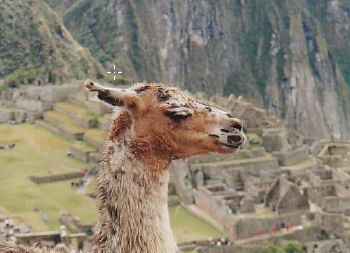
%> input picture Code/FWQ/显著性图/ex1.png, 350 x 253 px
$ octave ROI_Selection_for_SaliencyMaps.m   (GNU Octave 9; MATLAB toolbox functions it lacks are replaced by stand-ins)
%> lines starting %> are read from the running program, lines starting %| are printed output that depends on the picture; in (x1, y1, x2, y2) boxes, pixels count from 0 and x2, y2 are one past the last pixel; in counts of white or black regions, pixels touching at a corner belong together; the program's own positions count from 1
### Code/FWQ/显著性图/rescale.m
function y = rescale(x,a,b)
% rescale - rescale data in [a,b]
%
%   y = rescale(x,a,b);
%
%   Copyright (c) 2004 Gabriel Peyr?
if nargin<2
    a = 0;
end
if nargin<3
    b = 1;
end
m = min(x(:));
M = max(x(:));
if M-m<eps
    y = x;
else
    y = (b-a) * (x-m)/(M-m) + a;
end

### Code/FWQ/显著性图/ROI_Selection_for_SaliencyMaps.m

% https://ww2.mathworks.cn/matlabcentral/fileexchange/43558-roi-selection-for-saliency-maps
%----------------------------------------------------------
% Bharath, Ramesh, et al. "Scalable scene understanding using
% saliency-guided object localization." Control and Automation (ICCA), 2013
% 10th IEEE International Conference on. IEEE, 2013.
% http://ieeexplore.ieee.org/xpls/abs_all.jsp?arnumber=6565074
%----------------------------------------------------------
% function fgm = ROI_saliency_map(I)
I = imread('ex1.png');
%> I is the input picture: size 253x350x3 uint8; mean R, G, B 139.7, 130.5, 114.9
I = rgb2gray(I);
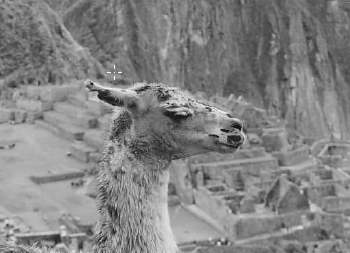
%> I: size 253x350 uint8; min 5, max 246, mean 131.5
    % Opening by reconstruction
    se = strel('disk',5,0);
    Ie = imerode(I, se);
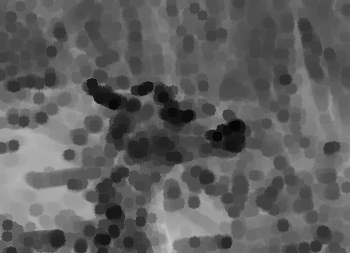
%> Ie: size 253x350 uint8; min 5, max 202, mean 94.8
    Iobr = imreconstruct(Ie, I);
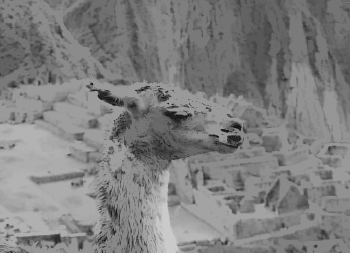
%> Iobr: size 253x350 uint8; min 5, max 202, mean 127.5

    if mean2(Iobr)==0 %rare case when sal. map is completely eroded
        fgm = I > 0;
        return;
    end
    % Regional maxima selects flat peaks
    fgm = imregionalmax(Iobr,8);
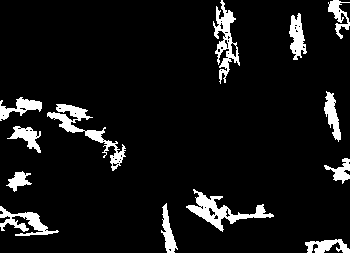
%> fgm: size 253x350 logical; 7.9% white; 13 white regions, largest, box (x1, y1, x2, y2) and area: (47, 104, 126, 171) 1048, (186, 189, 274, 232) 1042, (213, 0, 240, 84) 862

    % Discard regions with very low saliency values; Extra step not
    % included in the paper.
    discard_thresh = 0.2;

    labelimg = bwlabel(fgm);
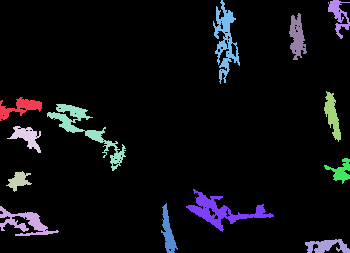
%> labelimg: size 253x350 double; 14 distinct labels, from 0 to 13; one colour per label, 0 black
    s = regionprops(labelimg, I, 'MeanIntensity');
%> s = 13 regions; first 5, MeanIntensity: 167.3, 184.5, 180.6, 182.1, 167.6
    avg_sal = [s.MeanIntensity];
%> avg_sal = [167.3 184.5 180.6 182.1 167.6 211.5 173.7 122.2 129.9 147.2 160.5 166.9 128.3]
    avg_sal = rescale(avg_sal,0,1);
%> in rescale, `m = min(x(:));`: m = 122.2
%> in rescale, `M = max(x(:));`: M = 211.5
%> in rescale, `y = (b-a) * (x-m)/(M-m) + a;`: y = [0.505 0.697 0.653 0.671 0.508 1 0.577 0 0.0867 0.28 0.429 0.501 0.0682]
%> avg_sal has the same summary as y in rescale

    idx = find(avg_sal > discard_thresh);
%> idx = [1 2 3 4 5 6 7 10 11 12]

    if ~isempty(idx)
    fgm = ismember(labelimg,idx);
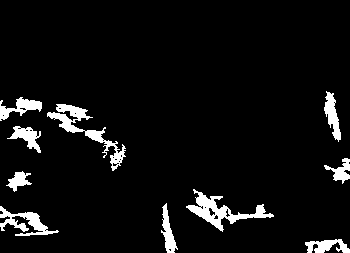
%> fgm: size 253x350 logical; 6% white; 10 white regions, largest, box (x1, y1, x2, y2) and area: (47, 104, 126, 171) 1048, (186, 189, 274, 232) 1042, (0, 206, 59, 236) 653
    end

    subplot(221)
    imshow(I)
    title('ԭͼ')
    subplot(222)
    imshow(Iobr)
    title('Iobr')
    subplot(223)
    imshow(Ie)
        title('Ie')
    subplot(224)
    imshow(labelimg)
        title('labelimg')
% end

$ run again, with Code/FWQ/显著性图/ex2.png copied over Code/FWQ/显著性图/ex1.png
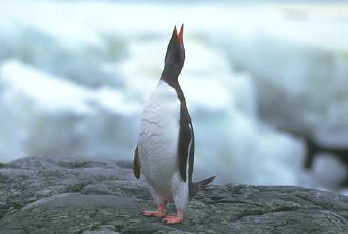
%> input picture Code/FWQ/显著性图/ex2.png, 348 x 234 px
%> I is the input picture: size 234x348x3 uint8; mean R, G, B 155.7, 173.9, 182
%> I: size 234x348 uint8
%> `labelimg = bwlabel(fgm);`:
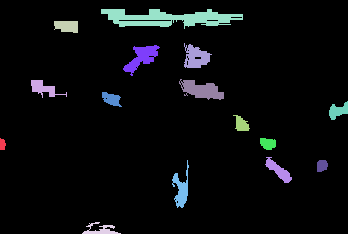
%> labelimg: size 234x348 double; 16 distinct labels, from 0 to 15; one colour per label, 0 black
%> s = 15 regions; first 5, MeanIntensity: 197.2, 252, 251, 116.4, 251
%> `avg_sal = [s.MeanIntensity];`: avg_sal = [197.2 252 251 116.4 251 250 246.5 144.7 251.4 250.5 230.7 217.3 204.3 152.6 165.3]
%> m = 116.4
%> M = 252
%> y = [0.596 1 0.993 0 0.993 0.985 0.96 0.209 0.995 0.989 0.843 0.744 0.649 0.267 0.361]
%> `avg_sal = rescale(avg_sal,0,1);`: avg_sal has the same summary as y in rescale
%> idx = [1 2 3 5 6 7 8 9 10 11 12 13 14 15]
%> `fgm = ismember(labelimg,idx);`:
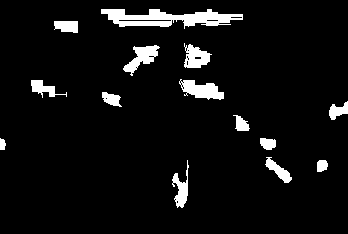
%> fgm: size 234x348 logical; 6.2% white; 14 white regions, largest, box (x1, y1, x2, y2) and area: (101, 9, 243, 29) 1540, (179, 79, 224, 100) 550, (123, 45, 160, 76) 488
